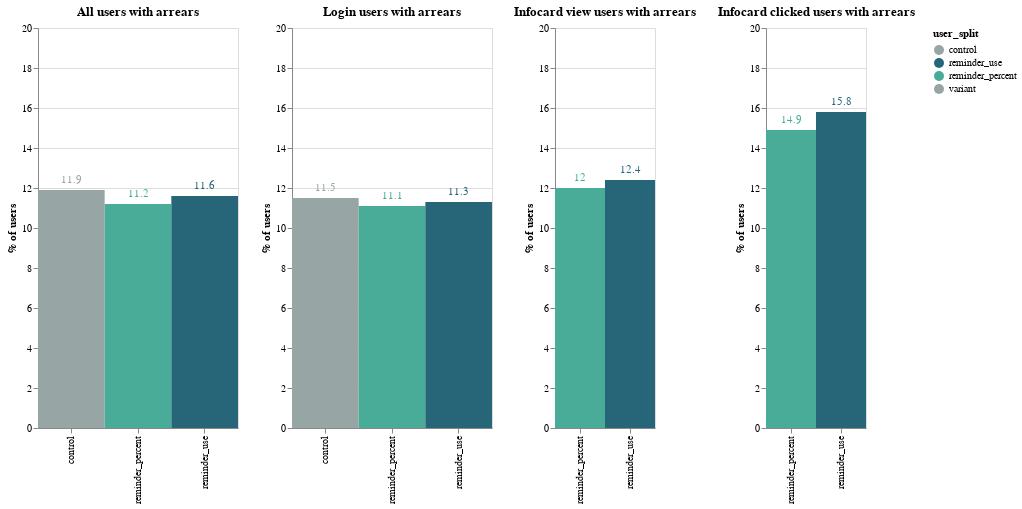

Here is the notebook cell this chart was saved with:
### Code cell
experiment_charts(
    fifty_perc_arrears_df[fifty_perc_arrears_df["arrears_type"] == "Has arrears"],
    "arrears",
    20,
    color_scale_2,
)

### Figure 1 — Vega-Lite specification as saved in the notebook (floating-point values rounded to 4 significant figures)
{"config": {"view": {"continuousWidth": 400, "continuousHeight": 300}}, "hconcat": [{"layer": [{"mark": {"type": "rect", "size": 80}, "encoding": {"color": {"field": "user_split", "scale": {"domain": ["control", "reminder_use", "reminder_percent"], "range": ["#98A5A5", "#266678", "#48AC98"]}, "type": "nominal"}, "x": {"field": "user_split", "title": null, "type": "nominal"}, "y": {"field": "perc_all_users", "scale": {"domain": [0, 20]}, "title": "% of users", "type": "quantitative"}}, "height": 400, "title": "All users with arrears", "width": 200}, {"mark": {"type": "text", "align": "center", "baseline": "middle", "dy": -10}, "encoding": {"color": {"field": "user_split", "scale": {"domain": ["control", "reminder_use", "reminder_percent"], "range": ["#98A5A5", "#266678", "#48AC98"]}, "type": "nominal"}, "text": {"field": "perc_all_users", "type": "quantitative"}, "x": {"field": "user_split", "title": null, "type": "nominal"}, "y": {"field": "perc_all_users", "scale": {"domain": [0, 20]}, "title": "% of users", "type": "quantitative"}}, "height": 400, "title": "All users with arrears", "width": 200}]}, {"layer": [{"mark": {"type": "rect", "size": 80}, "encoding": {"color": {"field": "user_split", "scale": {"domain": ["variant", "control"], "range": ["#48AC98", "#98A5A5"]}, "type": "nominal"}, "x": {"field": "user_split", "title": null, "type": "nominal"}, "y": {"field": "perc_login_users", "scale": {"domain": [0, 20]}, "title": "% of users", "type": "quantitative"}}, "height": 400, "title": "Login users with arrears", "width": 200}, {"mark": {"type": "text", "align": "center", "baseline": "middle", "dy": -10}, "encoding": {"color": {"field": "user_split", "scale": {"domain": ["variant", "control"], "range": ["#48AC98", "#98A5A5"]}, "type": "nominal"}, "text": {"field": "perc_login_users", "type": "quantitative"}, "x": {"field": "user_split", "title": null, "type": "nominal"}, "y": {"field": "perc_login_users", "scale": {"domain": [0, 20]}, "title": "% of users", "type": "quantitative"}}, "height": 400, "title": "Login users with arrears", "width": 200}]}, {"layer": [{"mark": {"type": "rect", "size": 80}, "encoding": {"color": {"field": "user_split", "scale": {"domain": ["variant", "control"], "range": ["#48AC98", "#98A5A5"]}, "type": "nominal"}, "x": {"field": "user_split", "title": null, "type": "nominal"}, "y": {"field": "perc_infocard_view_users", "scale": {"domain": [0, 20]}, "title": "% of users", "type": "quantitative"}}, "height": 400, "title": "Infocard view users with arrears", "width": 100}, {"mark": {"type": "text", "align": "center", "baseline": "middle", "dy": -10}, "encoding": {"color": {"field": "user_split", "scale": {"domain": ["variant", "control"], "range": ["#48AC98", "#98A5A5"]}, "type": "nominal"}, "text": {"field": "perc_infocard_view_users", "type": "quantitative"}, "x": {"field": "user_split", "title": null, "type": "nominal"}, "y": {"field": "perc_infocard_view_users", "scale": {"domain": [0, 20]}, "title": "% of users", "type": "quantitative"}}, "height": 400, "title": "Infocard view users with arrears", "width": 100}]}, {"layer": [{"mark": {"type": "rect", "size": 80}, "encoding": {"color": {"field": "user_split", "scale": {"domain": ["variant", "control"], "range": ["#48AC98", "#98A5A5"]}, "type": "nominal"}, "x": {"field": "user_split", "title": null, "type": "nominal"}, "y": {"field": "perc_infocard_click_users", "scale": {"domain": [0, 20]}, "title": "% of users", "type": "quantitative"}}, "height": 400, "title": "Infocard clicked users with arrears", "width": 100}, {"mark": {"type": "text", "align": "center", "baseline": "middle", "dy": -10}, "encoding": {"color": {"field": "user_split", "scale": {"domain": ["variant", "control"], "range": ["#48AC98", "#98A5A5"]}, "type": "nominal"}, "text": {"field": "perc_infocard_click_users", "type": "quantitative"}, "x": {"field": "user_split", "title": null, "type": "nominal"}, "y": {"field": "perc_infocard_click_users", "scale": {"domain": [0, 20]}, "title": "% of users", "type": "quantitative"}}, "height": 400, "title": "Infocard clicked users with arrears", "width": 100}]}], "data": {"name": "data-56038005a6a750bd8f5b7f5912a960a5"}, "$schema": "https://vega.github.io/schema/vega-lite/v4.17.0.json", "datasets": {"data-56038005a6a750bd8f5b7f5912a960a5": [{"user_split": "control", "arrears_type": "Has arrears", "n_users": 5658, "login_users": 4781, "infocard_view_users": 0, "infocard_clicked_users": 0, "perc_all_users": 11.9, "perc_login_users": 11.5, "perc_infocard_view_users": null, "perc_infocard_click_users": null}, {"user_split": "reminder_percent", "arrears_type": "Has arrears", "n_users": 2676, "login_users": 2310, "infocard_view_users": 2434, "infocard_clicked_users": 646, "perc_all_users": 11.2, "perc_login_users": 11.1, "perc_infocard_view_users": 12.0, "perc_infocard_click_users": 14.9}, {"user_split": "reminder_use", "arrears_type": "Has arrears", "n_users": 2765, "login_users": 2333, "infocard_view_users": 2513, "infocard_clicked_users": 740, "perc_all_users": 11.6, "perc_login_users": 11.3, "perc_infocard_view_users": 12.4, "perc_infocard_click_users": 15.8}]}}
